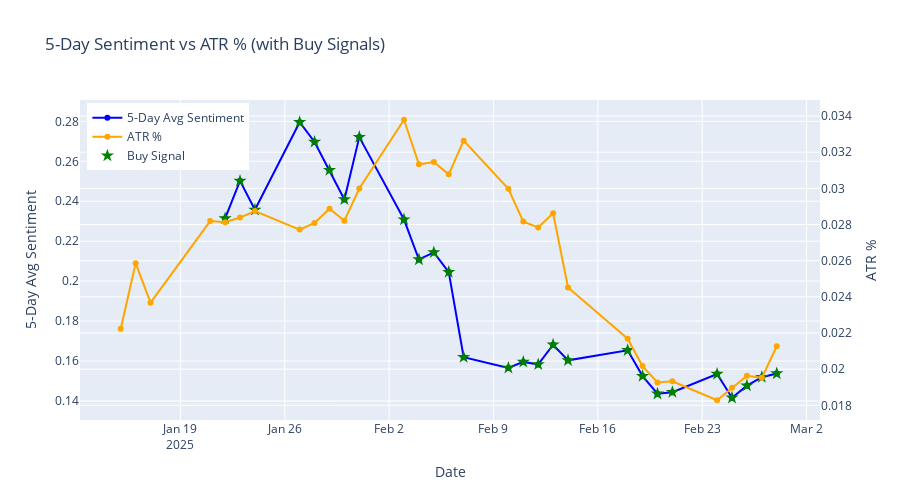

The cell this chart's notebook holds for it:
### Code cell
import plotly.graph_objects as go

# Ensure 'Date' is datetime and set as index if needed
merged_data['Date'] = pd.to_datetime(merged_data['Date'])

fig = go.Figure()

# Plot 5-day Avg Sentiment
fig.add_trace(go.Scatter(
    x=merged_data['Date'],
    y=merged_data['5_day_avg_sentiment_norm'],
    mode='lines+markers',
    name='5-Day Avg Sentiment',
    line=dict(color='blue')
))

# Plot ATR %
fig.add_trace(go.Scatter(
    x=merged_data['Date'],
    y=merged_data['atr_pct'],
    mode='lines+markers',
    name='ATR %',
    yaxis='y2',
    line=dict(color='orange')
))

# Optional: Highlight Buy Signal Dates (even though there are none now)
fig.add_trace(go.Scatter(
    x=merged_data.loc[merged_data['Buy_Signal'], 'Date'],
    y=merged_data.loc[merged_data['Buy_Signal'], '5_day_avg_sentiment_norm'],
    mode='markers',
    marker=dict(color='green', size=10, symbol='star'),
    name='Buy Signal'
))

# Add dual axis layout
fig.update_layout(
    title="5-Day Sentiment vs ATR % (with Buy Signals)",
    xaxis_title='Date',
    yaxis=dict(title='5-Day Avg Sentiment'),
    yaxis2=dict(title='ATR %', overlaying='y', side='right'),
    legend=dict(x=0.01, y=0.99),
    height=500
)

fig.show()

### Figure 1 — Plotly figure (JSON) as saved in the notebook; plotly's stock layout.template omitted (floating-point values rounded to 4 significant figures)
{"data": [{"line": {"color": "blue"}, "mode": "lines+markers", "name": "5-Day Avg Sentiment", "type": "scatter", "x": ["2025-01-15T00:00:00", "2025-01-16T00:00:00", "2025-01-17T00:00:00", "2025-01-21T00:00:00", "2025-01-22T00:00:00", "2025-01-23T00:00:00", "2025-01-24T00:00:00", "2025-01-27T00:00:00", "2025-01-28T00:00:00", "2025-01-29T00:00:00", "2025-01-30T00:00:00", "2025-01-31T00:00:00", "2025-02-03T00:00:00", "2025-02-04T00:00:00", "2025-02-05T00:00:00", "2025-02-06T00:00:00", "2025-02-07T00:00:00", "2025-02-10T00:00:00", "2025-02-11T00:00:00", "2025-02-12T00:00:00", "2025-02-13T00:00:00", "2025-02-14T00:00:00", "2025-02-18T00:00:00", "2025-02-19T00:00:00", "2025-02-20T00:00:00", "2025-02-21T00:00:00", "2025-02-24T00:00:00", "2025-02-25T00:00:00", "2025-02-26T00:00:00", "2025-02-27T00:00:00", "2025-02-28T00:00:00"], "y": [null, null, null, null, 0.2314, 0.2502, 0.2357, 0.2796, 0.2697, 0.2556, 0.2409, 0.2721, 0.2308, 0.2108, 0.2144, 0.2046, 0.162, 0.1566, 0.1596, 0.1583, 0.1681, 0.1604, 0.1654, 0.1525, 0.1436, 0.1444, 0.1535, 0.1416, 0.1477, 0.1519, 0.1538]}, {"line": {"color": "orange"}, "mode": "lines+markers", "name": "ATR %", "type": "scatter", "x": ["2025-01-15T00:00:00", "2025-01-16T00:00:00", "2025-01-17T00:00:00", "2025-01-21T00:00:00", "2025-01-22T00:00:00", "2025-01-23T00:00:00", "2025-01-24T00:00:00", "2025-01-27T00:00:00", "2025-01-28T00:00:00", "2025-01-29T00:00:00", "2025-01-30T00:00:00", "2025-01-31T00:00:00", "2025-02-03T00:00:00", "2025-02-04T00:00:00", "2025-02-05T00:00:00", "2025-02-06T00:00:00", "2025-02-07T00:00:00", "2025-02-10T00:00:00", "2025-02-11T00:00:00", "2025-02-12T00:00:00", "2025-02-13T00:00:00", "2025-02-14T00:00:00", "2025-02-18T00:00:00", "2025-02-19T00:00:00", "2025-02-20T00:00:00", "2025-02-21T00:00:00", "2025-02-24T00:00:00", "2025-02-25T00:00:00", "2025-02-26T00:00:00", "2025-02-27T00:00:00", "2025-02-28T00:00:00"], "y": [0.02223, 0.02586, 0.02368, 0.02819, 0.02813, 0.02839, 0.02875, 0.02772, 0.02809, 0.02888, 0.02821, 0.03, 0.0338, 0.03133, 0.03146, 0.03078, 0.03264, 0.02998, 0.02816, 0.02784, 0.02863, 0.02452, 0.02169, 0.02017, 0.01926, 0.01933, 0.01828, 0.01897, 0.01964, 0.01952, 0.02127], "yaxis": "y2"}, {"marker": {"color": "green", "size": 10, "symbol": "star"}, "mode": "markers", "name": "Buy Signal", "type": "scatter", "x": ["2025-01-16T00:00:00", "2025-01-22T00:00:00", "2025-01-23T00:00:00", "2025-01-24T00:00:00", "2025-01-27T00:00:00", "2025-01-28T00:00:00", "2025-01-29T00:00:00", "2025-01-30T00:00:00", "2025-01-31T00:00:00", "2025-02-03T00:00:00", "2025-02-04T00:00:00", "2025-02-05T00:00:00", "2025-02-06T00:00:00", "2025-02-07T00:00:00", "2025-02-10T00:00:00", "2025-02-11T00:00:00", "2025-02-12T00:00:00", "2025-02-13T00:00:00", "2025-02-14T00:00:00", "2025-02-18T00:00:00", "2025-02-19T00:00:00", "2025-02-20T00:00:00", "2025-02-21T00:00:00", "2025-02-24T00:00:00", "2025-02-25T00:00:00", "2025-02-26T00:00:00", "2025-02-27T00:00:00", "2025-02-28T00:00:00"], "y": [null, 0.2314, 0.2502, 0.2357, 0.2796, 0.2697, 0.2556, 0.2409, 0.2721, 0.2308, 0.2108, 0.2144, 0.2046, 0.162, 0.1566, 0.1596, 0.1583, 0.1681, 0.1604, 0.1654, 0.1525, 0.1436, 0.1444, 0.1535, 0.1416, 0.1477, 0.1519, 0.1538]}], "layout": {"height": 500, "legend": {"x": 0.01, "y": 0.99}, "title": {"text": "5-Day Sentiment vs ATR % (with Buy Signals)"}, "xaxis": {"title": {"text": "Date"}}, "yaxis": {"title": {"text": "5-Day Avg Sentiment"}}, "yaxis2": {"overlaying": "y", "side": "right", "title": {"text": "ATR %"}}}}
